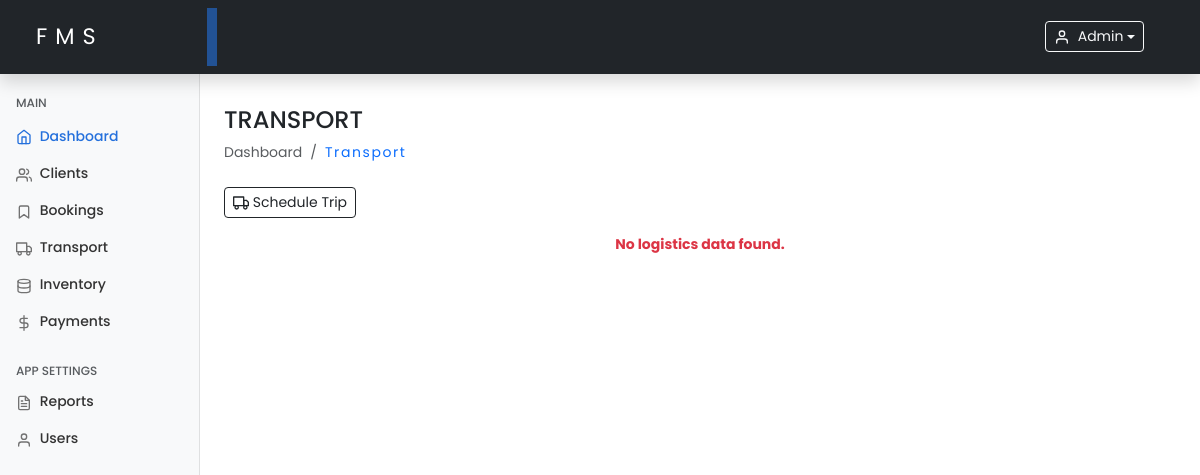
The page /logistics.php?status=error (signed in) on the database as committed earlier.
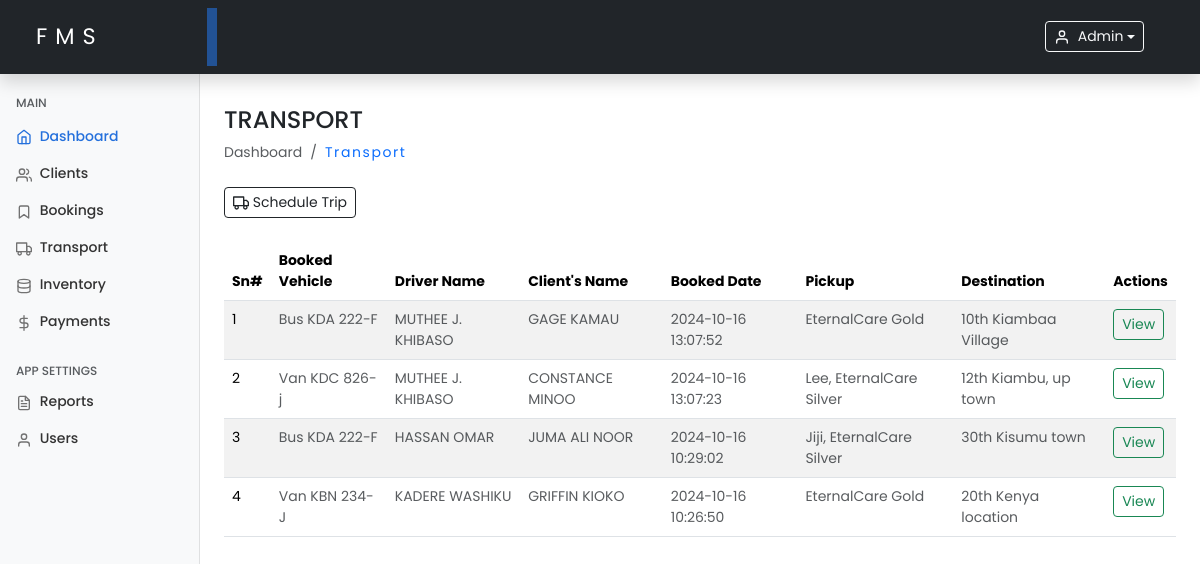
The same page on the database as committed later.
### tables this page shows
CREATE TABLE `logistics` (
  `id` int(11) NOT NULL,
  `client_id` int(11) NOT NULL,
  `vehicle` varchar(255) DEFAULT NULL,
  `driver_name` varchar(100) DEFAULT NULL,
  `pickup_date` timestamp NOT NULL DEFAULT current_timestamp() ON UPDATE current_timestamp(),
  `destination` varchar(255) DEFAULT NULL,
  `pickup_location` varchar(100) NOT NULL,
  `status` enum('pending','completed') DEFAULT 'pending',
  `created_at` timestamp NOT NULL DEFAULT current_timestamp(),
  `updated_at` timestamp NOT NULL DEFAULT current_timestamp() ON UPDATE current_timestamp()
);

CREATE TABLE `clients` (
  `id` int(11) NOT NULL,
  `full_name` varchar(100) NOT NULL,
  `email` varchar(100) DEFAULT NULL,
  `phone` varchar(15) DEFAULT NULL,
  `address` varchar(255) DEFAULT NULL,
  `created_at` timestamp NOT NULL DEFAULT current_timestamp(),
  `updated_at` timestamp NOT NULL DEFAULT current_timestamp() ON UPDATE current_timestamp()
);

### includes/functions.php (called while the page is built, shortened)
<?php
function getLogisticsData($conn) {
    $logisticsData = [];
    $query = "SELECT l.id, l.client_id, l.vehicle, l.driver_name, l.pickup_date, l.destination, l.status,
                     l.pickup_location, c.full_name AS client_name, l.created_at, l.updated_at
              FROM logistics l
              JOIN clients c ON l.client_id = c.id
              ORDER BY l.created_at DESC";
    $result = $conn->query($query);
    if ($result && $result->num_rows > 0) {
        while ($row = $result->fetch_assoc()) {
            $logisticsData[] = $row;
        }
    }
    return $logisticsData;
}

### logistics.php (the view, shortened to what this page needs)
<?php
include 'includes/functions.php';
$logistics = getLogisticsData($conn);
include './includes/header.php';
include './includes/sidebar.php';
?>
<main class="col-md-9 ms-sm-auto col-lg-10 px-md-4 mt-2">
    <h4 class="text-uppercase mt-4">Transport</h4>
    <ol class="breadcrumb mb-2">
        <li class="breadcrumb-item active">Dashboard</li>
        <li class="breadcrumb-item">
            <a class="text-decoration-none hover-underline" href="./logistics.php">Transport</a>
        </li>
    </ol>
    <div class="d-flex justify-content-start flex-wrap flex-md-nowrap align-items-center pt-3 pb-2 mb-2">
        <a href="scheduleLogistics.php" class="btn btn-sm btn-outline-dark d-flex align-items-center">
            <span data-feather="truck"></span>&nbsp;Schedule Trip
        </a>
    </div>
    <div class="table">
        <?php if (!empty($logistics)): ?>
            <table class="table table-striped table-hover mt-3" id="logisticsTable">
                <thead>
                    <tr>
                        <th>Sn#</th>
                        <th>Booked Vehicle</th>
                        <th>Driver Name</th>
                        <th>Client's Name</th>
                        <th>Booked Date</th>
                        <th>Pickup</th>
                        <th>Destination</th>
                        <th>Actions</th>
                    </tr>
                </thead>
                <tbody>
                    <?php foreach ($logistics as $index => $logistic): ?>
                        <tr>
                            <td><?php echo $index + 1; ?></td>
                            <td class="text-muted"><?php echo htmlspecialchars($logistic['vehicle']); ?></td>
                            <td class="text-muted text-uppercase"><?php echo htmlspecialchars($logistic['driver_name']); ?></td>
                            <td class=" text-muted text-uppercase"><?php echo htmlspecialchars($logistic['client_name']); ?></td>
                            <td class="text-muted"><?php echo htmlspecialchars($logistic['pickup_date']); ?></td>
                            <td class="text-muted"><?php echo htmlspecialchars($logistic['pickup_location']); ?></td>
                            <td class="text-muted"><?php echo htmlspecialchars($logistic['destination']); ?></td>
                            <td>
                                <a class="btn btn-sm btn-outline-success" href="viewLogRecord.php?id=<?php echo $logistic['id']; ?>">View</a>
                            </td>
                        </tr>
                    <?php endforeach; ?>
                </tbody>
            </table>
        <?php else: ?>
            <p class="text-center text-danger">
                <strong>No logistics data found.</strong>
            </p>
        <?php endif; ?>
    </div>
</main>
<?php include './includes/footer.php'; ?>

Rows that differ between the two databases and show on the page:
added logistics: vehicle "Bus KDA 222-F", driver_name "MUTHEE J. KHIBASO", client.full_name "GAGE KAMAU", pickup_date "2024-10-16 13:07:52", pickup_location "EternalCare Gold", destination "10th Kiambaa Village"
added logistics: vehicle "Van KDC 826-j", driver_name "MUTHEE J. KHIBASO", client.full_name "CONSTANCE MINOO", pickup_date "2024-10-16 13:07:23", pickup_location "Lee, EternalCare Silver", destination "12th Kiambu, up town"
added logistics: vehicle "Bus KDA 222-F", driver_name "HASSAN OMAR", client.full_name "JUMA ALI NOOR", pickup_date "2024-10-16 10:29:02", pickup_location "Jiji, EternalCare Silver", destination "30th Kisumu town"
added logistics: vehicle "Van KBN 234-J", driver_name "KADERE WASHIKU", client.full_name "GRIFFIN KIOKO", pickup_date "2024-10-16 10:26:50", pickup_location "EternalCare Gold", destination "20th Kenya location"
Other text that changed with them:
text no longer shown: "No logistics data found."
text now shown: "Sn# Booked Vehicle Driver Name Client's Name Booked Date Pickup Destination Actions"
